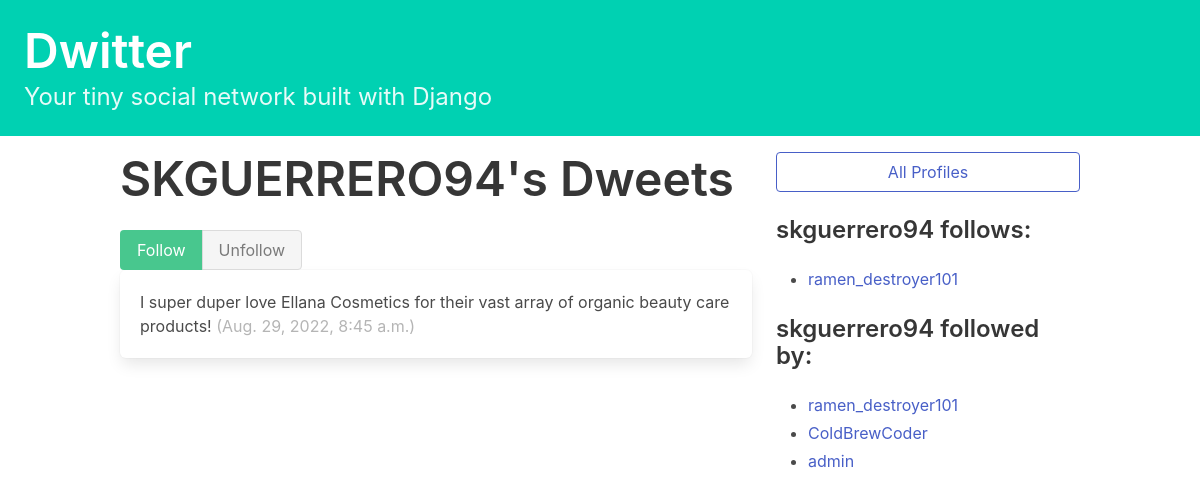
The app's page /profile/2 (signed in) with its own data.
### dwitter/models.py (models this page shows, shortened)
class Profile(models.Model):
    user = models.OneToOneField(User, on_delete=models.CASCADE)
    follows = models.ManyToManyField(
        "self",
        related_name="followed_by",
        symmetrical=False,
        blank=True
    )
    def __str__(self):
        return self.user.username

class Dweet(models.Model):
    user = models.ForeignKey(
        User, related_name="dweets", on_delete=models.DO_NOTHING
    )
    body = models.CharField(max_length=140)
    created_at = models.DateTimeField(auto_now_add=True)

### dwitter/views.py (the view, shortened to what this page needs)
# urls.py: path("profile/<int:pk>", profile, name="profile"),
def profile(request, pk):
    if not hasattr(request.user, 'profile'):
        missing_profile = Profile(user=request.user)
        missing_profile.save()
    profile = Profile.objects.get(pk=pk)
    return render(request, "dwitter/profile.html", {"profile": profile})

### dwitter/templates/dwitter/profile.html (shortened to what this page needs)
{% extends 'base.html' %}
{% block content %}
<div class="column">
    <div class="block">
        <h1 class="title is-1">
            {{profile.user.username|upper}}'s Dweets
        </h1>
    </div>
    <form method="post">
        <div class="buttons has-addons">
            {% if profile in user.profile.follows.all %}
                <button class="button is-success is-static">Follow</button>
                <button class="button is-danger" name="follow" value="unfollow">
                    Unfollow
                </button>
            {% else %}
                <button class="button is-success" name="follow" value="follow">
                    Follow
                </button>
                <button class="button is-danger is-static">Unfollow</button>
            {% endif %}
        </div>
    </form>
    <div class="content">
        {% for dweet in profile.user.dweets.all %}
            <div class="box">
                {{ dweet.body }}
                <span class="is-small has-text-grey-light">
                    ({{ dweet.created_at }})
                </span>
            </div>
        {% endfor %}
    </div>
</div>
<div class="column is-one-third">
    <div class="block">
        <a href="{% url 'dwitter:profile_list' %}">
            <button class="button is-link is-outlined is-fullwidth">
                All Profiles
            </button>
        </a>
    </div>
    <div class="block">
        <h3 class="title is-4">
            {{profile.user.username}} follows:
        </h3>
        <div class="content">
            <ul>
            {% for following in profile.follows.all %}
                <li>
                    <a href="{% url 'dwitter:profile' following.id %}">
                        {{ following }}
                    </a>
                </li>
            {% endfor %}
            </ul>
        </div>
    </div>
    <div class="block">
        <h3 class="title is-4">
            {{profile.user.username}} followed by:
        </h3>
        <div class="content">
            <ul>
            {% for followers in profile.followed_by.all %}
                <li>
                    <a href="{% url 'dwitter:profile' followers.id %}">
                        {{ followers }}
                    </a>
                </li>
            {% endfor %}
            </ul>
        </div>
    </div>
</div>
{% endblock content %}

### records on screen
Profile: user.username "SKGUERRERO94", user.username "skguerrero94"
Dweet: body "I super duper love Ellana Cosmetics for their vast array of organic beauty care products!", created_at "Aug. 29, 2022, 8:45 a.m."
Profile: user.username "ramen_destroyer101"
Profile: user.username "ColdBrewCoder"
Profile: user.username "admin"
